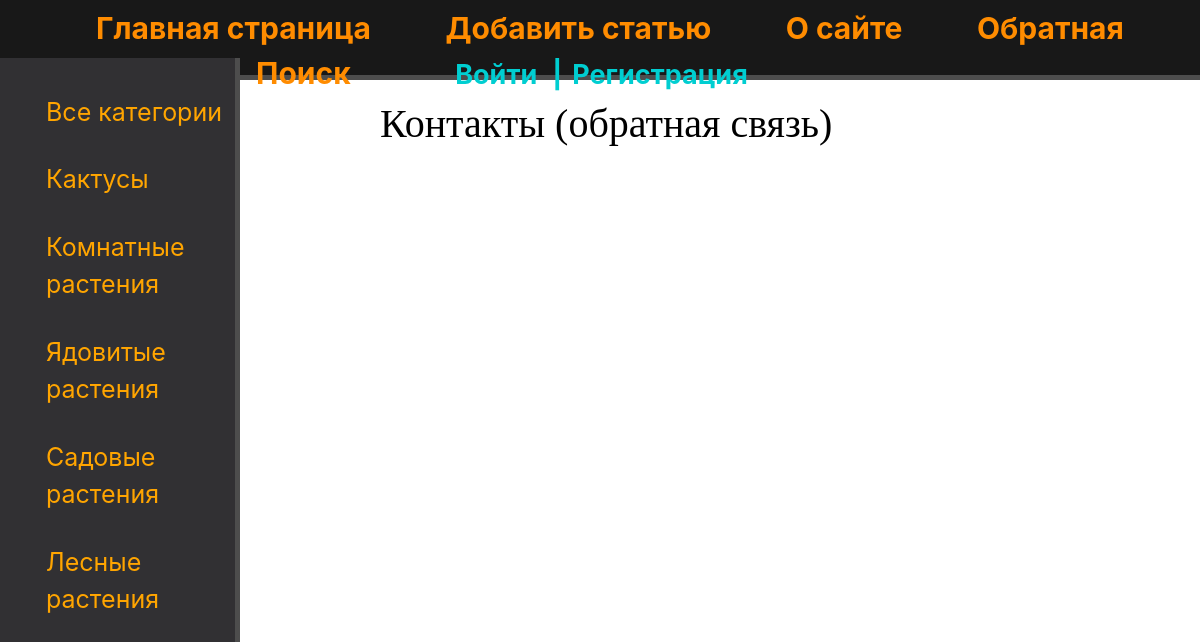
/contacts/, run on the app's committed database.
### flowers/models.py (models this page shows, shortened)
class Category(models.Model):
    name = models.CharField(max_length=250)
    slug = models.SlugField(max_length=250, unique=True, db_index=True)
    def get_absolute_url(self):
        return reverse('category', kwargs={'cat_slug': self.slug})

### flowers/views.py (the view)
# urls.py: path('contacts/', views.contacts, name='contact'),
def contacts(request):
    data = {'title': 'Контакты (обратная связь)',
            'menu': menu}
    return render(request, 'flowers/contacts.html', data)

### flowers/templatetags/flowers_category.py (called while the page is built)
@register.inclusion_tag('flowers/list_category.html')
def flower_category(cat_select=0):
    flower_cat = Category.objects.all()
    return {'category': flower_cat, 'cat_select': cat_select}

### users/context_processors.py (called while the page is built)
def get_flowers_context(request):
    return {'mainmenu': menu}

### flowers/templates/flowers/contacts.html
{% extends 'base.html' %}
{% block content %}
    <h1>{{ title }}</h1>
{% endblock %}

### flowers/templates/flowers/list_category.html
{% for cat in category %}
    {% if cat.id == cat_select %}
        <li class="select">{{cat.name}}</li>
    {% else %}
        <li><a href="{{ cat.get_absolute_url }}">{{cat.name}}</a></li>
    {% endif %}
{% endfor %}

### flowers/static/flowers/css/main.css (style rules this page uses)
body { background: white; }
aside div.category ul a { font-size:25px; color: orange; display: block; margin-top: 30px; transition: all .6s; text-decoration: none; }

### data on the page
Category: name "Кактусы"
Category: name "Комнатные растения"
Category: name "Ядовитые растения"
Category: name "Садовые растения"
Category: name "Лесные растения"

### other printed values
{{ m.title }} "Главная страница" "Добавить статью" "О сайте" "Обратная…" "Поиск"
{{ title }} "Контакты (обратная связь)"
